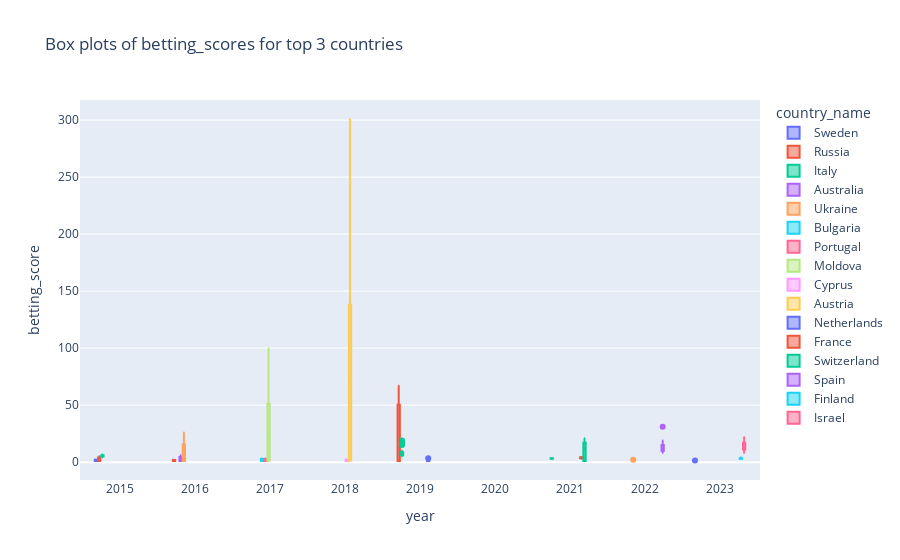

This figure's notebook cell:
### Code cell
fig = px.box(df_prep_betting_on_contestants_top3, x="year", y="betting_score", color = 'country_name', title='Box plots of betting_scores for top 3 countries')
fig.show()

### Figure 1 — Plotly figure (JSON) as saved in the notebook; plotly's stock layout.template omitted (floating-point values rounded to 4 significant figures)
{"data": [{"alignmentgroup": "True", "hovertemplate": "country_name=Sweden<br>year=%{x}<br>betting_score=%{y}<extra></extra>", "legendgroup": "Sweden", "marker": {"color": "#636efa"}, "name": "Sweden", "notched": false, "offsetgroup": "Sweden", "orientation": "v", "showlegend": true, "type": "box", "x": [2015, 2015, 2015, 2015, 2015, 2015, 2015, 2015, 2015, 2015, 2015, 2015, 2015, 2015, 2015, 2015, 2015, 2015, 2015, 2015, 2015, 2015, 2015, 2015, 2015, 2015, 2015, 2015, 2015, 2015, 2023, 2023, 2023, 2023, 2023, 2023, 2023, 2023, 2023, 2023, 2023, 2023, 2023, 2023, 2023, 2023], "x0": " ", "xaxis": "x", "y": [2.1, 2.0, 2.38, 2.25, 2.1, 2.1, 2.1, 2.1, 2.25, 2.1, 2.0, 2.25, 2.0, 2.0, 2.1, 2.25, 1.0, 2.21, 2.2, 1.0, 1.01, 1.01, 1.01, 1.01, 1.0, 1.0, 1.0, 1.01, 1.0, 1.0, 1.62, 1.67, 1.6, 1.44, 1.65, 1.5, 1.57, 1.67, 1.6, 1.5, 1.62, 1.61, 1.67, 1.62, 1.64, 1.67], "y0": " ", "yaxis": "y"}, {"alignmentgroup": "True", "hovertemplate": "country_name=Russia<br>year=%{x}<br>betting_score=%{y}<extra></extra>", "legendgroup": "Russia", "marker": {"color": "#EF553B"}, "name": "Russia", "notched": false, "offsetgroup": "Russia", "orientation": "v", "showlegend": true, "type": "box", "x": [2015, 2015, 2015, 2015, 2015, 2015, 2015, 2015, 2015, 2015, 2015, 2015, 2015, 2015, 2015, 2015, 2015, 2015, 2015, 2015, 2015, 2015, 2015, 2015, 2015, 2015, 2015, 2015, 2015, 2016, 2016, 2016, 2016, 2016, 2016, 2016, 2016, 2016, 2016, 2016, 2016, 2016, 2016, 2016, 2016, 2016, 2016, 2016, 2016, 2016, 2016, 2016, 2016, 2016, 2016, 2016, 2016, 2016, 2016, 2019, 2019, 2019, 2019, 2019, 2019, 2019, 2019, 2019, 2019, 2019, 2019, 2019, 2019, 2019, 2019, 2019, 2019, 2019, 2019, 2019, 2019, 2019, 2019, 2019, 2019, 2019, 2019, 2019, 2019, 2019, 2019, 2019, 2019, 2019], "x0": " ", "xaxis": "x", "y": [3.75, 4.5, 4.0, 3.75, 4.5, 3.75, 4.0, 4.0, 3.5, 4.0, 4.0, 4.0, 4.0, 4.5, 4.0, 3.5, 4.75, 5.16, 4.99, 1.01, 1.01, 1.0, 1.01, 1.01, 1.0, 1.01, 1.01, 1.01, 1.01, 1.9, 1.4, 1.53, 1.4, 1.3, 1.75, 1.57, 1.85, 1.44, 1.8, 1.36, 1.5, 1.85, 1.75, 1.75, 1.36, 2.0, 2.0, 2.1, 2.04, 1.0, 1.0, 1.01, 1.0, 1.01, 1.01, 1.0, 1.01, 1.0, 1.01, 41.0, 50.0, 51.0, 34.0, 51.0, 26.0, 19.0, 45.0, 67.0, 41.0, 26.0, 51.0, 25.0, 8.0, 51.0, 51.0, 51.0, 60.0, 1.0, 1.01, 1.01, 1.0, 1.01, 1.01, 1.01, 1.01, 1.01, 1.02, 1.01, 1.01, 1.01, NaN, NaN, 1.01, 1.02], "y0": " ", "yaxis": "y"}, {"alignmentgroup": "True", "hovertemplate": "country_name=Italy<br>year=%{x}<br>betting_score=%{y}<extra></extra>", "legendgroup": "Italy", "marker": {"color": "#00cc96"}, "name": "Italy", "notched": false, "offsetgroup": "Italy", "orientation": "v", "showlegend": true, "type": "box", "x": [2015, 2015, 2015, 2015, 2015, 2015, 2015, 2015, 2015, 2015, 2015, 2015, 2015, 2015, 2015, 2015, 2015, 2015, 2015, 2019, 2019, 2019, 2019, 2019, 2019, 2019, 2019, 2019, 2019, 2019, 2019, 2019, 2019, 2019, 2019, 2019, 2019, 2021, 2021, 2021, 2021, 2021, 2021, 2021, 2021, 2021, 2021, 2021, 2021, 2021, 2021, 2021, 2021, 2021, 2021, 2021], "x0": " ", "xaxis": "x", "y": [5.0, 6.0, 5.0, 5.0, 5.5, 5.5, 6.0, 5.5, 5.0, 6.0, 5.0, 4.25, 5.5, 6.5, 4.5, 4.5, 5.0, 6.74, 6.51, 5.0, 8.0, 8.0, 6.0, 8.0, 9.0, 17.0, 6.0, 8.0, 7.0, 19.0, 6.0, 8.0, 15.0, 9.0, 6.0, 8.0, 10.0, 3.25, 3.25, 2.75, 3.5, 3.4, 2.65, 3.35, 3.25, 2.8, 2.8, 3.0, 3.0, 3.25, 3.4, 3.5, 3.5, 3.55, 3.24, 3.6], "y0": " ", "yaxis": "y"}, {"alignmentgroup": "True", "hovertemplate": "country_name=Australia<br>year=%{x}<br>betting_score=%{y}<extra></extra>", "legendgroup": "Australia", "marker": {"color": "#ab63fa"}, "name": "Australia", "notched": false, "offsetgroup": "Australia", "orientation": "v", "showlegend": true, "type": "box", "x": [2016, 2016, 2016, 2016, 2016, 2016, 2016, 2016, 2016, 2016, 2016, 2016, 2016, 2016, 2016, 2016, 2016, 2016, 2016, 2016, 2016, 2016, 2016, 2016, 2016, 2016, 2016, 2016, 2016], "x0": " ", "xaxis": "x", "y": [2.75, 6.0, 5.5, 4.5, 6.0, 2.9, 4.5, 2.57, 5.0, 2.8, 5.0, 4.5, 2.85, 2.9, 2.85, 5.5, 2.88, 2.8, 2.62, 2.79, 1.0, 1.01, 1.02, 1.0, 1.01, 1.01, 1.02, 1.05, 1.01], "y0": " ", "yaxis": "y"}, {"alignmentgroup": "True", "hovertemplate": "country_name=Ukraine<br>year=%{x}<br>betting_score=%{y}<extra></extra>", "legendgroup": "Ukraine", "marker": {"color": "#FFA15A"}, "name": "Ukraine", "notched": false, "offsetgroup": "Ukraine", "orientation": "v", "showlegend": true, "type": "box", "x": [2016, 2016, 2016, 2016, 2016, 2016, 2016, 2016, 2016, 2016, 2016, 2016, 2016, 2016, 2016, 2016, 2016, 2016, 2016, 2016, 2016, 2016, 2016, 2016, 2016, 2016, 2016, 2016, 2016, 2022, 2022, 2022, 2022, 2022, 2022, 2022, 2022, 2022, 2022, 2022, 2022, 2022, 2022, 2022, 2022, 2022, 2022, 2022, 2022, 2022, 2022, 2022, 2022, 2022, 2022, 2022, 2022, 2022, 2022, 2022], "x0": " ", "xaxis": "x", "y": [10.0, 17.0, 17.0, 19.0, 26.0, 15.0, 13.0, 10.0, 10.0, 8.75, 19.0, 13.0, 11.0, 15.0, 10.0, 17.0, 15.0, 15.0, 9.0, 19.0, 1.0, 1.01, 1.01, 1.0, 1.01, 1.01, 1.01, 1.02, 1.01, 1.25, 1.22, 1.29, 1.25, 1.34, 1.33, 1.3, 1.22, 1.29, 1.25, 1.25, 1.29, 1.3, 1.3, 2.2, 1.34, 1.3, 1.34, 1.01, 1.01, 1.01, 1.0, 1.01, 1.0, 1.0, NaN, 1.01, 1.01, 1.01, NaN, NaN], "y0": " ", "yaxis": "y"}, {"alignmentgroup": "True", "hovertemplate": "country_name=Bulgaria<br>year=%{x}<br>betting_score=%{y}<extra></extra>", "legendgroup": "Bulgaria", "marker": {"color": "#19d3f3"}, "name": "Bulgaria", "notched": false, "offsetgroup": "Bulgaria", "orientation": "v", "showlegend": true, "type": "box", "x": [2017, 2017, 2017, 2017, 2017, 2017, 2017, 2017, 2017, 2017, 2017, 2017, 2017, 2017, 2017, 2017, 2017, 2017, 2017, 2017, 2017, 2017, 2017, 2017, 2017, 2017, 2017, 2017, 2017, 2017, 2017, 2017], "x0": " ", "xaxis": "x", "y": [2.37, 2.75, 2.2, 2.5, 2.75, 2.4, 2.5, 2.63, 2.8, 2.5, 2.75, 3.0, 3.0, 2.75, 2.75, 2.75, 3.5, 2.84, 1.01, 1.01, 1.01, 1.01, 1.0, 1.01, 1.0, 1.01, 1.0, 1.01, 1.02, 1.01, 1.0, 1.0], "y0": " ", "yaxis": "y"}, {"alignmentgroup": "True", "hovertemplate": "country_name=Portugal<br>year=%{x}<br>betting_score=%{y}<extra></extra>", "legendgroup": "Portugal", "marker": {"color": "#FF6692"}, "name": "Portugal", "notched": false, "offsetgroup": "Portugal", "orientation": "v", "showlegend": true, "type": "box", "x": [2017, 2017, 2017, 2017, 2017, 2017, 2017, 2017, 2017, 2017, 2017, 2017, 2017, 2017, 2017, 2017, 2017, 2017, 2017, 2017, 2017, 2017, 2017, 2017, 2017, 2017, 2017, 2017, 2017, 2017, 2017, 2017, 2017], "x0": " ", "xaxis": "x", "y": [2.62, 2.91, 2.4, 2.9, 2.87, 2.4, 2.75, 2.63, 3.1, 2.75, 2.87, 2.6, 2.75, 3.0, 2.9, 2.75, 2.38, 3.05, 1.02, 1.04, 1.02, 1.01, 1.02, 1.01, 1.02, 1.03, 1.02, 1.02, 1.03, 1.03, 1.03, 1.02, 1.03], "y0": " ", "yaxis": "y"}, {"alignmentgroup": "True", "hovertemplate": "country_name=Moldova<br>year=%{x}<br>betting_score=%{y}<extra></extra>", "legendgroup": "Moldova", "marker": {"color": "#B6E880"}, "name": "Moldova", "notched": false, "offsetgroup": "Moldova", "orientation": "v", "showlegend": true, "type": "box", "x": [2017, 2017, 2017, 2017, 2017, 2017, 2017, 2017, 2017, 2017, 2017, 2017, 2017, 2017, 2017, 2017, 2017, 2017, 2017, 2017, 2017, 2017, 2017, 2017, 2017, 2017, 2017, 2017, 2017, 2017, 2017, 2017, 2017], "x0": " ", "xaxis": "x", "y": [67.0, 41.0, 51.0, 50.0, 26.0, 50.0, 41.0, 51.0, 34.0, 41.0, 26.0, 81.0, 51.0, 21.0, 67.0, 51.0, 61.0, 100.0, 1.16, 1.19, 1.2, 1.16, 1.17, 1.16, 1.25, 1.15, 1.2, 1.2, 1.17, 1.2, 1.2, 1.25, 1.19], "y0": " ", "yaxis": "y"}, {"alignmentgroup": "True", "hovertemplate": "country_name=Cyprus<br>year=%{x}<br>betting_score=%{y}<extra></extra>", "legendgroup": "Cyprus", "marker": {"color": "#FF97FF"}, "name": "Cyprus", "notched": false, "offsetgroup": "Cyprus", "orientation": "v", "showlegend": true, "type": "box", "x": [2018, 2018, 2018, 2018, 2018, 2018, 2018, 2018, 2018, 2018, 2018, 2018, 2018, 2018, 2018, 2018, 2018, 2018, 2018, 2018, 2018, 2018, 2018, 2018, 2018, 2018, 2018, 2018, 2018, 2018, 2018, 2018], "x0": " ", "xaxis": "x", "y": [2.0, 2.15, 2.2, 2.25, 2.0, 2.25, 2.1, 2.1, 2.2, 2.25, 2.2, 2.1, 2.25, 2.2, 2.2, 2.38, 2.32, 1.01, 1.01, 1.0, 1.01, 1.02, 1.01, 1.01, 1.01, 1.01, 1.01, 1.01, 1.02, 1.01, 1.01, 1.0], "y0": " ", "yaxis": "y"}, {"alignmentgroup": "True", "hovertemplate": "country_name=Austria<br>year=%{x}<br>betting_score=%{y}<extra></extra>", "legendgroup": "Austria", "marker": {"color": "#FECB52"}, "name": "Austria", "notched": false, "offsetgroup": "Austria", "orientation": "v", "showlegend": true, "type": "box", "x": [2018, 2018, 2018, 2018, 2018, 2018, 2018, 2018, 2018, 2018, 2018, 2018, 2018, 2018, 2018, 2018, 2018, 2018, 2018, 2018, 2018, 2018, 2018, 2018, 2018, 2018, 2018, 2018, 2018, 2018, 2018, 2018], "x0": " ", "xaxis": "x", "y": [301.0, 150.0, 251.0, 101.0, 101.0, 71.0, 126.0, 125.0, 151.0, 71.0, 151.0, 101.0, 151.0, 126.0, 151.0, 101.0, 250.0, 1.33, 1.4, 1.35, 1.35, 1.4, 1.36, 1.38, 1.36, 1.4, 1.4, 1.35, 1.36, 1.3, 1.36, 1.36], "y0": " ", "yaxis": "y"}, {"alignmentgroup": "True", "hovertemplate": "country_name=Netherlands<br>year=%{x}<br>betting_score=%{y}<extra></extra>", "legendgroup": "Netherlands", "marker": {"color": "#636efa"}, "name": "Netherlands", "notched": false, "offsetgroup": "Netherlands", "orientation": "v", "showlegend": true, "type": "box", "x": [2019, 2019, 2019, 2019, 2019, 2019, 2019, 2019, 2019, 2019, 2019, 2019, 2019, 2019, 2019, 2019, 2019, 2019, 2019, 2019, 2019, 2019, 2019, 2019, 2019, 2019, 2019, 2019, 2019, 2019, 2019, 2019, 2019, 2019, 2019], "x0": " ", "xaxis": "x", "y": [1.5, 1.63, 1.55, 1.5, 1.5, 1.55, 1.65, 1.55, 1.5, 1.57, 1.71, 1.57, 1.44, 3.5, 1.57, 1.57, 1.5, 1.66, 1.0, 1.0, 1.0, 1.0, 1.0, 1.01, 1.01, 1.01, 1.0, 1.01, 1.01, 1.01, NaN, NaN, NaN, 1.01, 1.01], "y0": " ", "yaxis": "y"}, {"alignmentgroup": "True", "hovertemplate": "country_name=France<br>year=%{x}<br>betting_score=%{y}<extra></extra>", "legendgroup": "France", "marker": {"color": "#EF553B"}, "name": "France", "notched": false, "offsetgroup": "France", "orientation": "v", "showlegend": true, "type": "box", "x": [2021, 2021, 2021, 2021, 2021, 2021, 2021, 2021, 2021, 2021, 2021, 2021, 2021, 2021, 2021, 2021, 2021, 2021, 2021], "x0": " ", "xaxis": "x", "y": [3.25, 3.25, 4.5, 4.0, 3.0, 4.3, 3.85, 3.5, 4.5, 4.25, 4.5, 3.5, 3.25, 4.0, 3.5, 4.0, 3.95, 4.5, 4.1], "y0": " ", "yaxis": "y"}, {"alignmentgroup": "True", "hovertemplate": "country_name=Switzerland<br>year=%{x}<br>betting_score=%{y}<extra></extra>", "legendgroup": "Switzerland", "marker": {"color": "#00cc96"}, "name": "Switzerland", "notched": false, "offsetgroup": "Switzerland", "orientation": "v", "showlegend": true, "type": "box", "x": [2021, 2021, 2021, 2021, 2021, 2021, 2021, 2021, 2021, 2021, 2021, 2021, 2021, 2021, 2021, 2021, 2021, 2021, 2021, 2021, 2021, 2021, 2021, 2021, 2021, 2021, 2021, 2021, 2021, 2021, 2021, 2021, 2021, 2021], "x0": " ", "xaxis": "x", "y": [17.0, 18.0, 11.0, 17.0, 21.0, 15.0, 18.0, 15.0, 11.0, 11.0, 12.0, 16.0, 17.0, 19.0, 13.0, 17.0, 19.0, 19.0, 19.0, 1.01, 1.01, 1.01, 1.01, 1.0, 1.01, 1.0, 1.01, 1.01, 1.01, 1.0, NaN, 1.01, NaN, NaN], "y0": " ", "yaxis": "y"}, {"alignmentgroup": "True", "hovertemplate": "country_name=Spain<br>year=%{x}<br>betting_score=%{y}<extra></extra>", "legendgroup": "Spain", "marker": {"color": "#ab63fa"}, "name": "Spain", "notched": false, "offsetgroup": "Spain", "orientation": "v", "showlegend": true, "type": "box", "x": [2022, 2022, 2022, 2022, 2022, 2022, 2022, 2022, 2022, 2022, 2022, 2022, 2022, 2022, 2022, 2022, 2022, 2022], "x0": " ", "xaxis": "x", "y": [10.0, 13.0, 13.0, 15.0, 13.0, 8.0, 10.0, 11.0, 15.0, 14.0, 10.0, 11.0, 10.0, 10.0, 31.0, 19.0, 10.0, 18.0], "y0": " ", "yaxis": "y"}, {"alignmentgroup": "True", "hovertemplate": "country_name=Finland<br>year=%{x}<br>betting_score=%{y}<extra></extra>", "legendgroup": "Finland", "marker": {"color": "#19d3f3"}, "name": "Finland", "notched": false, "offsetgroup": "Finland", "orientation": "v", "showlegend": true, "type": "box", "x": [2023, 2023, 2023, 2023, 2023, 2023, 2023, 2023, 2023, 2023, 2023, 2023, 2023, 2023, 2023, 2023], "x0": " ", "xaxis": "x", "y": [3.0, 3.0, 3.5, 3.75, 3.0, 3.5, 3.2, 2.85, 2.85, 3.5, 3.5, 2.87, 3.5, 3.25, 4.0, 4.2], "y0": " ", "yaxis": "y"}, {"alignmentgroup": "True", "hovertemplate": "country_name=Israel<br>year=%{x}<br>betting_score=%{y}<extra></extra>", "legendgroup": "Israel", "marker": {"color": "#FF6692"}, "name": "Israel", "notched": false, "offsetgroup": "Israel", "orientation": "v", "showlegend": true, "type": "box", "x": [2023, 2023, 2023, 2023, 2023, 2023, 2023, 2023, 2023, 2023, 2023, 2023, 2023, 2023, 2023, 2023], "x0": " ", "xaxis": "x", "y": [13.0, 21.0, 11.0, 11.0, 18.0, 12.0, 16.0, 9.0, 9.0, 12.0, 13.0, 8.0, 13.0, 11.0, 21.0, 22.0], "y0": " ", "yaxis": "y"}], "layout": {"boxmode": "group", "legend": {"title": {"text": "country_name"}, "tracegroupgap": 0}, "title": {"text": "Box plots of betting_scores for top 3 countries"}, "xaxis": {"anchor": "y", "domain": [0, 1], "title": {"text": "year"}}, "yaxis": {"anchor": "x", "domain": [0, 1], "title": {"text": "betting_score"}}}}
